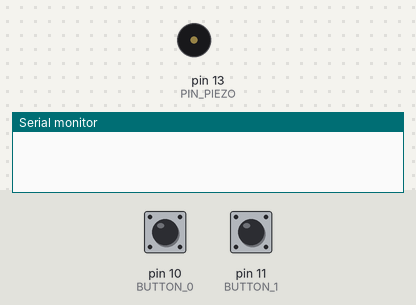
A sketch run on a simulated Arduino Uno, built with avr-gcc and run on an emulated ATmega328P. On the bench: buzzer (waves = sounding), the last lines printed to the serial monitor. The inputs (shaded band) are chosen by the test bench; at power-on: pin 10 (BUTTON_0) HIGH, pin 11 (BUTTON_1) HIGH.

Above: at 1.2 s.
1.3 s: pin 10 (BUTTON_0) pulled LOW for 3.2 s
At 2.3 s:
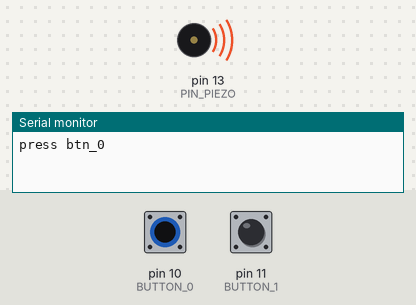
6.0 s: pin 11 (BUTTON_1) pulled LOW for 0.15 s
At 6.3 s:
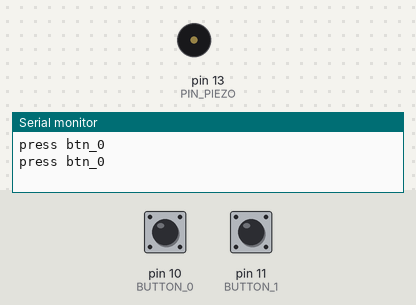
Timing chart, 0 to 15.0 s (numbered marks = the images above; inputs shaded):
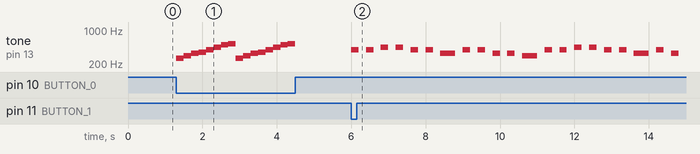

Measured:
- after the input at 1.3 s, tone on pin 13 (PIN_PIEZO): plays 261 Hz for 0.20 s, 294 Hz for 0.20 s, 330 Hz for 0.20 s, 349 Hz for 0.20 s, 392 Hz for 0.20 s, 440 Hz for 0.20 s … (16 notes in this stretch), starting at once
- after the input at 6.0 s, tone on pin 13 (PIN_PIEZO): plays 392 Hz for 0.20 s, 392 Hz for 0.20 s, 440 Hz for 0.20 s, 440 Hz for 0.20 s, 392 Hz for 0.20 s, 392 Hz for 0.20 s … (21 notes in this stretch), starting at once

The sketch:

project.ino
```cpp
// https://diyver.tistory.com/32

#define BUTTON_0 10
#define BUTTON_1 11
/*GND -- 10Kohm -- A1 -- btn, VDD(5V)*/

#define PIN_PIEZO 13
#define TONES_MAX 8
int Tones[TONES_MAX] = {261, 294, 330, 349, 392, 440, 494, 523}; // 도, 레, 미, 파, 솔, 라, 시, 도

int t_do1 = 261;
int t_re1 = 294;
int t_mi1 = 330;
int t_pa1 = 349;
int t_so1 = 392;
int t_ra1 = 440;
int t_si1 = 494;
int t_do2 = 523;
int t_dum = -1;

int play_00[] = {
  t_so1,t_so1,t_ra1,t_ra1,t_so1,t_so1,t_mi1,t_dum,
  t_so1,t_so1,t_mi1,t_mi1,t_re1,t_dum,
  t_so1,t_so1,t_ra1,t_ra1,t_so1,t_so1,t_mi1,t_dum,
  t_so1,t_mi1,t_re1,t_mi1,t_do1,t_dum,
};

void setup() {
  int i;
  Serial.begin(9600);
  //button 초기화
  pinMode(BUTTON_0, INPUT_PULLUP);
  pinMode(BUTTON_1, INPUT_PULLUP);
  pinMode(PIN_PIEZO, OUTPUT);
}

void loop() {
  int i;
  //button 상태
  int btn_0 = digitalRead(BUTTON_0);
  int btn_1 = digitalRead(BUTTON_1);

  if(!btn_0){

    Serial.println("press btn_0");

    for(i = 0; i<TONES_MAX; i++)
    {
      tone(PIN_PIEZO,Tones[i]);
      delay(200);
    }
    noTone(PIN_PIEZO);
  }
  if(!btn_1){

    for(i = 0; i < sizeof(play_00)/sizeof(int); i++)
    {
      tone(PIN_PIEZO,play_00[i]);
      delay(200);
      if(play_00[i+1] == t_dum){
        delay(200);
        i++;
      }
      noTone(PIN_PIEZO);
      delay(200);
    }
    noTone(PIN_PIEZO);
  }
}
```
